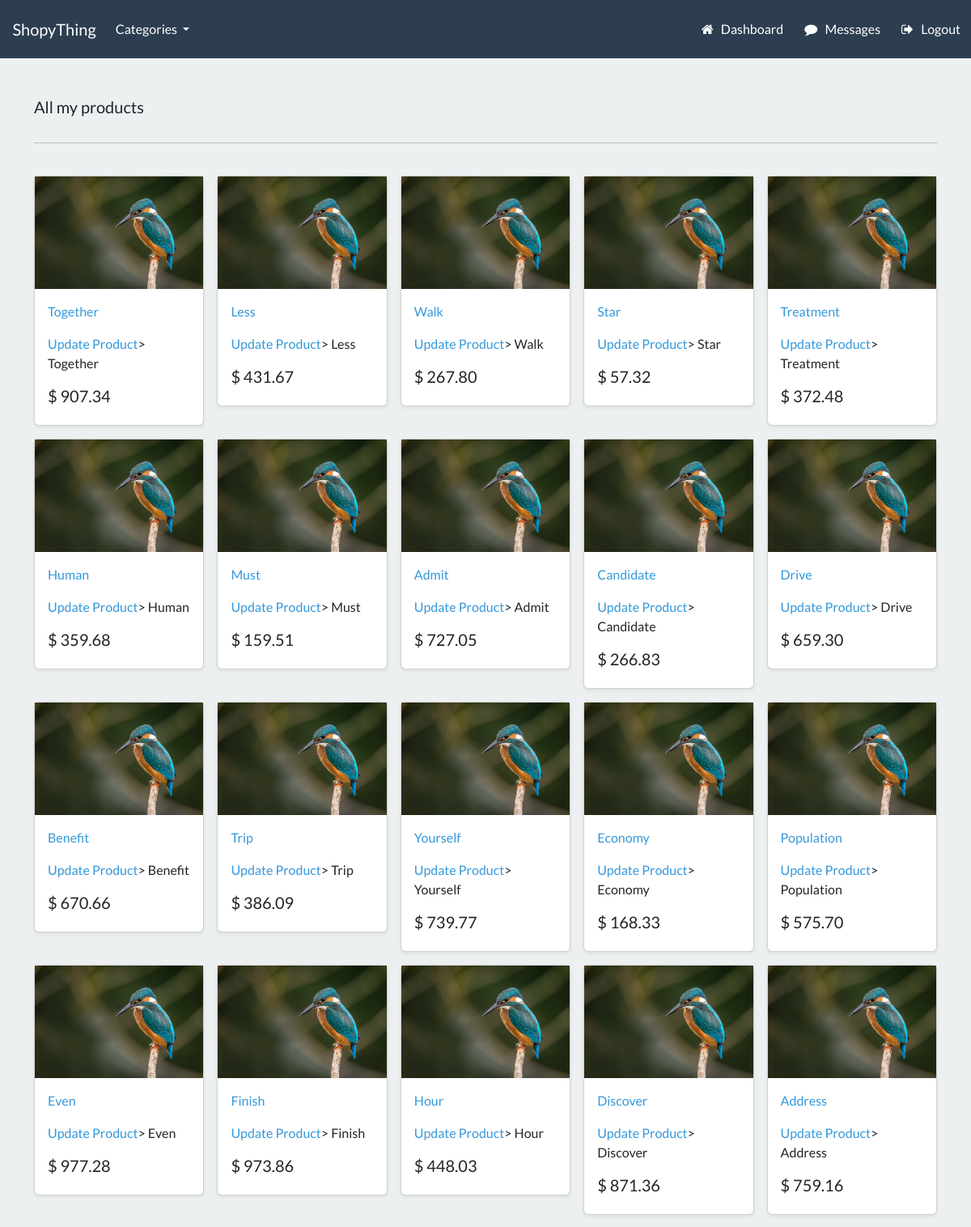
Page /account/my-products (signed in, upper part) on the committed database.
### store/models.py (models this page shows, shortened)
class Product(models.Model):
    category = models.ForeignKey(Category, related_name='product', on_delete=models.CASCADE, null=True)
    title = models.CharField(max_length=250)
    brand = models.CharField(max_length=250, default='un-branded')
    description = models.TextField(blank=True)
    slug = models.SlugField(max_length=255)
    price = models.DecimalField(max_digits=9, decimal_places=2)
    user = models.ForeignKey(User, max_length=10, on_delete=models.CASCADE, null=True)
    class Meta:
        verbose_name_plural = 'products'
    def get_absolute_url(self):
        return reverse('product-info', args=[self.slug])

### account/views.py (the view)
# urls.py: path('my-products', UserProductsView.as_view(),name='my-products'),
@method_decorator(login_required(login_url='my-login'), name='dispatch')
@method_decorator(csrf_protect, name='dispatch')
class UserProductsView(ListView):
    model = Product
    template_name = 'account/my-products.html'
    context_object_name = 'my_products'
    def get_queryset(self):
        current_user = self.request.user.id
        return Product.objects.filter(user=current_user)

### cart/context_processors.py (called while the page is built)
def cart(request):
    return {'cart': Cart(request)}

### store/models.py (called while the page is built)
    def get_absolute_url(self):
        return reverse('list-category', args=[self.slug])

### store/views.py (called while the page is built)
def categories(request):
    categories = Category.objects.all()
    return {'categories': categories}

### account/templates/account/my-products.html
{% extends "store/base.html" %}
{% load static %}
{% block content %}
       <div class="album py-5 bg-light">
        <div class="container">
          <div class="pb-3 h5"> All my products </div>
          <hr>
          <br>
          <div class="row row-cols-1 row-cols-sm-2 row-cols-md-5 g-3">
            {% for product in my_products %}
              <div class="col">
                <div class="card shadow-sm">
              {% if product.images.all %}
                {% for image in product.images.all %}
                <p> There are images</p>
                    <img class="img-fluid" alt="Responsive image" src="{{ image.image.url }}">
                {% endfor %}
            {% else %}
                <img class="img-fluid" alt="Responsive image" src="{% static 'placeholder.jpg' %}">
            {% endif %}
                  <div class="card-body">
                    <p class="card-text">
                      <a class="text-info text-decoration-none" href="{{product.get_absolute_url}}"> {{ product.title | capfirst }} </a>
                    </p>
                    <p class="card-text">
                      <a class="text-info text-decoration-none"  href="{% url 'update-product' slug=product.slug %}">Update Product</a>> {{ product.title | capfirst }} </a>
                    </p>
                    <div class="d-flex justify-content-between align-items-center">
                      <h5> $ {{ product.price }} </h5>
                    </div>
                  </div>
                </div>
              </div>
            {% endfor %}
          </div>
        </div>
      </div>
{% endblock %}

### store/templates/store/base.html (shortened to what this page needs)
{% load static %}
<!DOCTYPE html>
<html>
<head>
    <link rel="stylesheet" href="https://bootswatch.com/5/flatly/bootstrap.min.css">
    <link rel="stylesheet" href="https://cdnjs.cloudflare.com/ajax/libs/font-awesome/4.7.0/css/font-awesome.min.css">
    <link rel="stylesheet" href="{% static 'css/styles.css' %}">
</head>
<nav class="navbar navbar-expand-lg bg-primary justify-content-center">
    <a class="navbar-brand main-heading text-white" href="{% url 'store' %}">
        &nbsp; &nbsp; ShopyThing
    </a>
    <div class="collapse navbar-collapse" id="navbarCollapse">
        <ul class="navbar-nav me-auto mb-2 mb-md-0">
            <li class="nav-item dropdown">
                <a class="nav-link dropdown-toggle text-white" href="#" id="navbarDropdown" role="button"
                    data-bs-toggle="dropdown" aria-expanded="false">
                    Categories
                </a>
            </li>
        </ul>
    </div>
    <div class="collapse navbar-collapse text-center" id="navbarNavDropdown">
        <ul class="navbar-nav ms-auto">
            {% if user.is_authenticated %}
            <li class="nav-item">
                <a class="btn btn-alert navbar-btn text-white" type="button" href="{% url 'dashboard' %}"> <i
                        class="fa fa-home" aria-hidden="true"></i> &nbsp; Dashboard </a>
            </li>
            <li class="nav-item">
                <a class="btn btn-alert navbar-btn text-white" type="button" href="{% url 'message-list' %}" id="message-container"> <i
                        class="fa fa-comment" aria-hidden="true"></i> &nbsp; Messages </a>
            </li>
            {% else %}
            <li class="nav-item">
                <a class="btn btn-alert navbar-btn text-white" type="button" href="{% url 'register' %}"> Register </a>
            </li>
            {% endif %}
            {% if user.is_authenticated %}
            <li class="nav-item">
                <a class="btn btn-alert navbar-btn text-white" type="button" href="{% url 'user-logout' %}"> <i
                        class="fa fa-sign-out" aria-hidden="true"></i> &nbsp; Logout </a>
            </li>
            {% else %}
            <li class="nav-item">
                <a class="btn btn-alert navbar-btn text-white" type="button" href="{% url 'my-login' %}"> Login </a>
            </li>
            {% endif %}
        </ul>
    </div>
</nav>
<body>
    {% block content %}
    {% endblock %}
</body>
</html>

### rows in the picture
Product: title "Together", price "907.34"
Product: title "Less", price "431.67"
Product: title "Walk", price "267.80"
Product: title "Star", price "57.32"
Product: title "Treatment", price "372.48"
Product: title "Human", price "359.68"
Product: title "Must", price "159.51"
Product: title "Admit", price "727.05"
Product: title "Candidate", price "266.83"
Product: title "Drive", price "659.30"
Product: title "Benefit", price "670.66"
Product: title "Trip", price "386.09"
Product: title "Yourself", price "739.77"
Product: title "Economy", price "168.33"
Product: title "Population", price "575.70"
Product: title "Even", price "977.28"
Product: title "Finish", price "973.86"
Product: title "Hour", price "448.03"
Product: title "Discover", price "871.36"
Product: title "Address", price "759.16"
